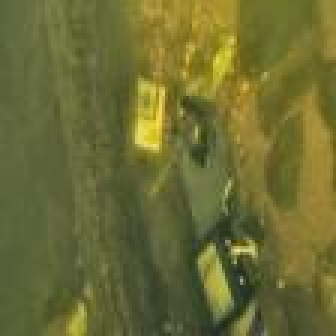
#> input picture groundtruth_test/10_img_.jpg, 112 x 112 px, given as the content of the folder D:/github/MSR-D-enhance-underwater-image/test90_FullA, which was not available (shown 3 times larger)
$ python water-net-enhanced-qualify.py   (older library calls are emulated)
#> lines starting #> are read from the running program, lines starting #| are printed output that depends on the picture; long printed decimals are rounded; pictures that were not available may be replaced by others from this repository, and a replacement may not be noted
### psnr.py
"""
Video Quality Metrics
Copyright (c) 2014 Alex Izvorski <aizvorski@gmail.com>

This program is free software: you can redistribute it and/or modify
it under the terms of the GNU General Public License as published by
the Free Software Foundation, either version 3 of the License, or
(at your option) any later version.

This program is distributed in the hope that it will be useful,
but WITHOUT ANY WARRANTY; without even the implied warranty of
MERCHANTABILITY or FITNESS FOR A PARTICULAR PURPOSE.  See the
GNU General Public License for more details.

You should have received a copy of the GNU General Public License
along with this program.  If not, see <http://www.gnu.org/licenses/>.
"""

import numpy as np
import math

# [6 lines of commented-out code are left out]

def psnr(img1,img2):
    diff = np.float64((img1-img2) ** 2)
    mse = np.mean(diff)
    if mse == 0:
        return 100
    PIXEL_MAX = 255.0
    return 20 * np.log10(PIXEL_MAX/np.sqrt(mse))

# [7 lines left out: function MSE, not called in this run]

### ssim.py
"""
Video Quality Metrics
Copyright (c) 2014 Alex Izvorski <aizvorski@gmail.com>

This program is free software: you can redistribute it and/or modify
it under the terms of the GNU General Public License as published by
the Free Software Foundation, either version 3 of the License, or
(at your option) any later version.

This program is distributed in the hope that it will be useful,
but WITHOUT ANY WARRANTY; without even the implied warranty of
MERCHANTABILITY or FITNESS FOR A PARTICULAR PURPOSE.  See the
GNU General Public License for more details.

You should have received a copy of the GNU General Public License
along with this program.  If not, see <http://www.gnu.org/licenses/>.
"""

import numpy
from scipy.ndimage import gaussian_filter

from numpy.lib.stride_tricks import as_strided as ast

"""
Hat tip: http://stackoverflow.com/a/5078155/1828289
"""
# [25 lines left out: functions block_view, ssim, not called in this run]

# FIXME there seems to be a problem with this code
def ssim_exact(img1, img2, sd=1.5, C1=0.01**2, C2=0.03**2):

    mu1 = gaussian_filter(img1, sd)
    mu2 = gaussian_filter(img2, sd)
    mu1_sq = mu1 * mu1
    mu2_sq = mu2 * mu2
    mu1_mu2 = mu1 * mu2
    sigma1_sq = gaussian_filter(img1 * img1, sd) - mu1_sq
    sigma2_sq = gaussian_filter(img2 * img2, sd) - mu2_sq
    sigma12 = gaussian_filter(img1 * img2, sd) - mu1_mu2

    ssim_num = ((2 * mu1_mu2 + C1) * (2 * sigma12 + C2))

    ssim_den = ((mu1_sq + mu2_sq + C1) * (sigma1_sq + sigma2_sq + C2))

    ssim_map = ssim_num / ssim_den
    return numpy.mean(ssim_map)

### uqim_utils.py
from scipy import ndimage
from PIL import Image
import numpy as np
import math


def _uiconm(x, window_size):
    """
      Underwater image contrast measure
      https://github.com/tkrahn108/UIQM/blob/master/src/uiconm.cpp
      https://ieeexplore.ieee.org/abstract/document/5609219
    """
    plip_lambda = 1026.0
    plip_gamma  = 1026.0
    plip_beta   = 1.0
    plip_mu     = 1026.0
    plip_k      = 1026.0
    # if 4 blocks, then 2x2...etc.
    k1 = x.shape[1]/window_size
    k2 = x.shape[0]/window_size
    # weight
    w = -1./(k1*k2)
    blocksize_x = window_size
    blocksize_y = window_size
    # make sure image is divisible by window_size - doesn't matter if we cut out some pixels
    x = x[0:int(blocksize_y*k2), 0:int(blocksize_x*k1)]
    # entropy scale - higher helps with randomness
    alpha = 1
    val = 0
    k1 = int(k1)
    k2 = int(k2)
    for l in range(k1):
        for k in range(k2):
            block = x[k*window_size:window_size*(k+1), l*window_size:window_size*(l+1), :]
            max_ = np.max(block)
            min_ = np.min(block)
            top = max_-min_
            bot = max_+min_
            if math.isnan(top) or math.isnan(bot) or bot == 0.0 or top == 0.0: val += 0.0
            else: val += alpha*math.pow((top/bot),alpha) * math.log(top/bot)
            #try: val += plip_multiplication((top/bot),math.log(top/bot))
    return w*val

def mu_a(x, alpha_L=0.1, alpha_R=0.1):
    """
      Calculates the asymetric alpha-trimmed mean
    """
    # sort pixels by intensity - for clipping
    x = sorted(x)
    # get number of pixels
    K = len(x)
    # calculate T alpha L and T alpha R
    T_a_L = math.ceil(alpha_L*K)
    T_a_R = math.floor(alpha_R*K)
    # calculate mu_alpha weight
    weight = (1/(K-T_a_L-T_a_R))
    # loop through flattened image starting at T_a_L+1 and ending at K-T_a_R
    s   = int(T_a_L+1)
    e   = int(K-T_a_R)
    val = sum(x[s:e])
    val = weight*val
    return val

def s_a(x, mu):
    val = 0
    for pixel in x:
        val += math.pow((pixel-mu), 2)
    return val/len(x)


def _uicm(x):
    R = x[:,:,0].flatten()
    G = x[:,:,1].flatten()
    B = x[:,:,2].flatten()
    RG = R-G
    YB = ((R+G)/2)-B
    mu_a_RG = mu_a(RG)
    mu_a_YB = mu_a(YB)
    s_a_RG = s_a(RG, mu_a_RG)
    s_a_YB = s_a(YB, mu_a_YB)
    l = math.sqrt( (math.pow(mu_a_RG,2)+math.pow(mu_a_YB,2)) )
    r = math.sqrt(s_a_RG+s_a_YB)
    return (-0.0268*l)+(0.1586*r)


def sobel(x):
    dx = ndimage.sobel(x,0)
    dy = ndimage.sobel(x,1)
    mag = np.hypot(dx, dy)
    mag *= 255.0 / np.max(mag)
    return mag

def _uism(x):
    """
      Underwater Image Sharpness Measure
    """
    # get image channels
    R = x[:,:,0]
    G = x[:,:,1]
    B = x[:,:,2]
    # first apply Sobel edge detector to each RGB component
    Rs = sobel(R)
    Gs = sobel(G)
    Bs = sobel(B)
    # multiply the edges detected for each channel by the channel itself
    R_edge_map = np.multiply(Rs, R)
    G_edge_map = np.multiply(Gs, G)
    B_edge_map = np.multiply(Bs, B)
    # get eme for each channel
    r_eme = eme(R_edge_map, 10)
    g_eme = eme(G_edge_map, 10)
    b_eme = eme(B_edge_map, 10)
    # coefficients
    lambda_r = 0.299
    lambda_g = 0.587
    lambda_b = 0.144
    return (lambda_r*r_eme) + (lambda_g*g_eme) + (lambda_b*b_eme)


def eme(x, window_size):
    """
      Enhancement measure estimation
      x.shape[0] = height
      x.shape[1] = width
    """
    # if 4 blocks, then 2x2...etc.
    k1 = x.shape[1]/window_size
    k2 = x.shape[0]/window_size
    # weight
    w = 2./(k1*k2)
    blocksize_x = window_size
    blocksize_y = window_size
    # make sure image is divisible by window_size - doesn't matter if we cut out some pixels
    x = x[0:int(blocksize_y*k2), 0:int(blocksize_x*k1)]
    val = 0
    k1 = int(k1)
    k2 = int(k2)
    for l in range(k1):
        for k in range(k2):
            block = x[k*window_size:window_size*(k+1), l*window_size:window_size*(l+1)]
            max_ = np.max(block)
            min_ = np.min(block)
            # bound checks, can't do log(0)
            if min_ == 0.0: val += 0
            elif max_ == 0.0: val += 0
            else: val += math.log(max_/min_)
    return w*val


def getUIQM(x):
    """
      Function to return UIQM to be called from other programs
      x: image
    """
    x = x.astype(np.float32)
    ### UCIQE: https://ieeexplore.ieee.org/abstract/document/7300447
    #c1 = 0.4680; c2 = 0.2745; c3 = 0.2576
    ### UIQM https://ieeexplore.ieee.org/abstract/document/7305804
    c1 = 0.0282; c2 = 0.2953; c3 = 3.5753
    uicm   = _uicm(x)
    uism   = _uism(x)
    uiconm = _uiconm(x, 10)
    uiqm = (c1*uicm) + (c2*uism) + (c3*uiconm)
    return uiqm

### water-net-enhanced-qualify.py
import psnr
import ssim
import os
import sys
import cv2
import scipy.misc
import numpy
import uqim_utils

#author：yetian
#time：2020/12/7

# ref_file = r'sample1.jpg'
# dist_file = r'sample1_tmp.jpg'

ref_path = r'D:\underwaterImageDateset\test-90\groundtruth_test' #参考图像目录

#dist_path =r'D:\python_code\Single-Underwater-Image-Enhancement-and-Color-Restoration-master\Underwater Image Color Restoration\UDCP\OutputImages' #测试图像目录
#dist_path = r'D:\python_code\Single-Underwater-Image-Enhancement-and-Color-Restoration-master\Underwater-Image-Enhancement-based-on-Fusion-Python-main\OutputImages'
#dist_path = r'D:\water-net-result\sample'
dist_path = r'D:\github\MSR-D-enhance-underwater-image\test90_FullA'

def cv_show(img,name):
    cv2.imshow(img,name)
    cv2.waitKey(0)
    cv2.destroyAllWindows()

ref_filelist = os.listdir(ref_path) #参考图像文件列表
dist_filelist = os.listdir(dist_path) #测试图像文件列表

save_file = 'OURS1_test90_2020_1_20_2.txt'
psnr_list=[]
ssim_list=[]
uiqm_list=[]

for dist_file in dist_filelist: #遍历
    dist_file_dir = os.path.join(dist_path,dist_file) #参考文件绝对路径

    if os.path.isdir(dist_file_dir): #如果是文件夹，跳过
        continue

    dist_img = scipy.misc.imread(dist_file_dir, flatten=True).astype(numpy.float32)
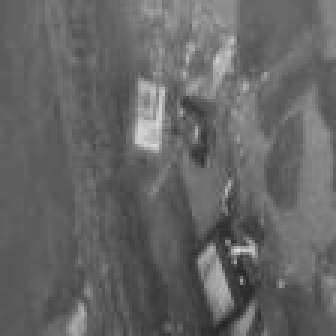
#> dist_img: shape (112, 112) float32 (shown 3 times larger); min 36.27, max 219.2, mean 101.4

    #filename = os.path.splitext(dist_file)[0] + os.path.splitext(dist_file)[1]  #ref filename
    filename = os.path.splitext(dist_file)[0] + '.jpg'  #ref filename

    ref_img = scipy.misc.imread(ref_path + '\\' + filename ,flatten=True).astype(numpy.float32) #读取参考图像对应的测试图像

    psnr_data = psnr.psnr(ref_img,dist_img) #psnr指标
#> in psnr, `diff = np.float64((img1-img2) ** 2)`: diff: shape (112, 112) float64; every value is 0
#> in psnr, `mse = np.mean(diff)`: mse = 0
#> psnr_data = 100
    ssim_data = ssim.ssim_exact(ref_img/255,dist_img/255) #ssim指标
#> in ssim_exact, `mu1_sq = mu1 * mu1`:
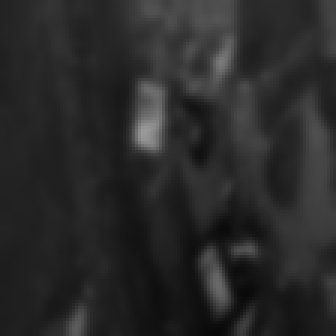
#> mu1_sq: shape (112, 112) float32 (shown 3 times larger); min 0.036, max 0.604, mean 0.164
#> in ssim_exact, `ssim_num = ((2 * mu1_mu2 + C1) * (2 * sigma12 + C2))`:
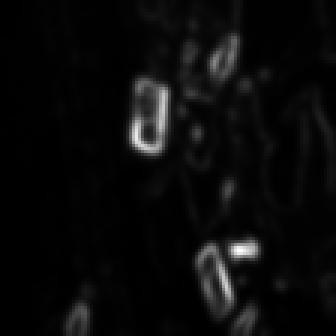
#> ssim_num: shape (112, 112) float32 (shown 3 times larger); min 0.000128, max 0.0439, mean 0.002; drawn with min black and max white
#> in ssim_exact, `ssim_map = ssim_num / ssim_den`: ssim_map: shape (112, 112) float32; every value is 1
#> ssim_data = 1

    dist_img = cv2.imread(dist_path + '\\' + os.path.splitext(dist_file)[0]+'.jpg') #UIQM指标
#> dist_img: shape (112, 112, 3)
    uiqm_data = uqim_utils.getUIQM(dist_img) #UIQM
#> in _uicm, `R = x[:,:,0].flatten()`: R = 12544 values, max 148 at index 9375, min 0 at index 9038, mean 51.8
#> in _uicm, `G = x[:,:,1].flatten()`: G = 12544 values, max 228 at index 9375, min 42 at index 12170, mean 107.9
#> in _uicm, `B = x[:,:,2].flatten()`: B = 12544 values, max 245 at index 4644, min 32 at index 12170, mean 107.8
#> in _uicm, `RG = R-G`: RG = 12544 values, max -7 at index 10944, min -161 at index 5090, mean -56.08
#> in _uicm, `YB = ((R+G)/2)-B`: YB = 12544 values, max 12 at index 10592, min -97 at index 4867, mean -27.91
#> in mu_a, `x = sorted(x)`: x = 12544 values from -161 to -7
#> in mu_a, `K = len(x)`: K = 12544
#> in mu_a, `T_a_L = math.ceil(alpha_L*K)`: T_a_L = 1255
#> in mu_a, `T_a_R = math.floor(alpha_R*K)`: T_a_R = 1254
#> in mu_a, `weight = (1/(K-T_a_L-T_a_R))`: weight = 9.97e-05
#> in mu_a, `s   = int(T_a_L+1)`: s = 1256
#> in mu_a, `e   = int(K-T_a_R)`: e = 11290
#> in mu_a, `val = sum(x[s:e])`: val = -542426
#> in mu_a, `val = weight*val`: val = -54.05
#> in _uicm, `mu_a_YB = mu_a(YB)`: mu_a_YB = -25.82
#> the loop in s_a, `for pixel in x:` made 12544 passes
#> (pixel, val) on passes 1 to 3: (-43, 122.2), (-43, 244.4), (-43, 366.5)
#> after the loop in s_a, `for pixel in x:`: val = 5333210.5
#> in _uicm, `s_a_RG = s_a(RG, mu_a_RG)`: s_a_RG = 425.2
#> the loop in s_a (call 2), `for pixel in x:` made 12544 passes
#> (pixel, val) on passes 1 to 3: (-10.5, 234.6), (-10.5, 469.2), (-12.5, 646.6)
#> in _uicm, `s_a_YB = s_a(YB, mu_a_YB)`: s_a_YB = 365.6
#> in _uicm, `l = math.sqrt( (math.pow(mu_a_RG,2)+math.pow(mu_a_YB,2)) )`: l = 59.9
#> in _uicm, `r = math.sqrt(s_a_RG+s_a_YB)`: r = 28.12
#> in getUIQM, `uicm   = _uicm(x)`: uicm = 2.85
#> in _uism, `R = x[:,:,0]`:
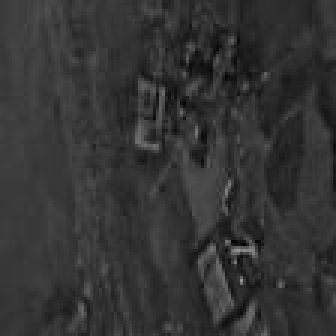
#> R: shape (112, 112) float32 (shown 3 times larger); min 0, max 148, mean 51.8
#> in sobel (call 2), `dx = ndimage.sobel(x,0)`:
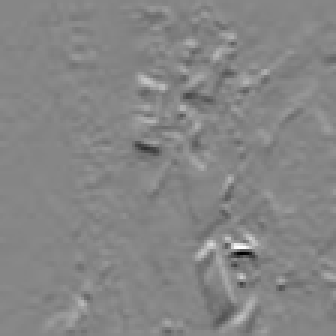
#> dx: shape (112, 112) float32 (shown 3 times larger); min -518, max 464, mean -2.1; drawn with min black and max white
#> in sobel (call 2), `dy = ndimage.sobel(x,1)`:
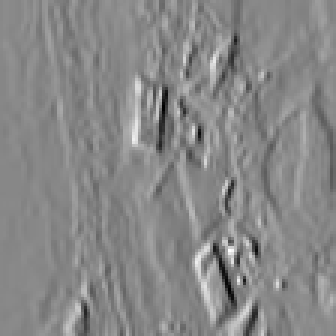
#> dy: shape (112, 112) float32 (shown 3 times larger); min -449, max 396, mean 1.1; drawn with min black and max white
#> in _uism, `G_edge_map = np.multiply(Gs, G)`:
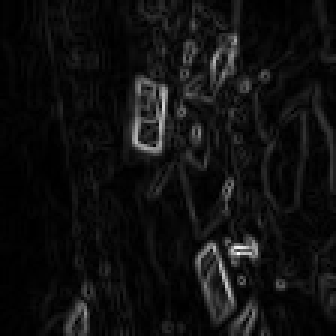
#> G_edge_map: shape (112, 112) float32 (shown 3 times larger); min 0, max 42267.9, mean 2706.6; drawn with min black and max white
#> after the loop in eme, `for l in range(k1):`: val = 392.1
#> in _uism, `r_eme = eme(R_edge_map, 10)`: r_eme = 6.25
#> in _uism, `g_eme = eme(G_edge_map, 10)`: g_eme = 6.09
#> in _uism, `b_eme = eme(B_edge_map, 10)`: b_eme = 6.2
#> in getUIQM, `uism   = _uism(x)`: uism = 6.34
#> after the loop in _uiconm, `for l in range(k1):`: val = -33.89
#> in getUIQM, `uiconm = _uiconm(x, 10)`: uiconm = 0.27
#> in getUIQM, `uiqm = (c1*uicm) + (c2*uism) + (c3*uiconm)`: uiqm = 2.92
#> uiqm_data = 2.92

    print("img:" + str(filename)+" psnr:" + str(psnr_data) + " ssim:"+str(ssim_data)+ " UIQM:" + str(uiqm_data))
#| img:10_img_.jpg psnr:100 ssim:1.0 UIQM:2.918
    data = str(filename)+" psnr:" + str(psnr_data) + " ssim:"+str(ssim_data)+ " UIQM:" + str(uiqm_data)

    psnr_list.append(psnr_data)
    ssim_list.append(ssim_data)
    uiqm_list.append(uiqm_data)

    average = "psnr_average:" + str(sum(psnr_list) / len(psnr_list)) + " ssim_average:" + str(sum(ssim_list)/len(ssim_list))+ " UIQM:"+ str(sum(uiqm_list)/len(uiqm_list))
    print(average)
#| psnr_average:100.0 ssim_average:1.0 UIQM:2.918

    with open(save_file,"a") as file:
        file.write(data + " "+average +'\n')

$ run again, on groundtruth_test/14_img_.jpg
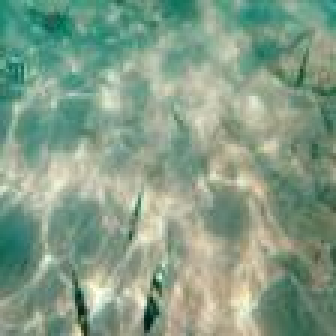
#> input picture groundtruth_test/14_img_.jpg, 112 x 112 px, given as the content of the folder D:/github/MSR-D-enhance-underwater-image/test90_FullA, which was not available (shown 3 times larger)
#> `dist_img = scipy.misc.imread(dist_file_dir, flatten=True).astype(numpy..`:
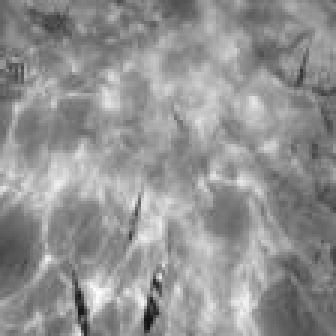
#> dist_img: shape (112, 112) float32 (shown 3 times larger); min 15.68, max 252.6, mean 146.8
#> diff: shape (112, 112) float64; every value is 0
#> mse = 0
#> psnr_data = 100
#> ssim_map: shape (112, 112) float32; every value is 1
#> ssim_data = 1
#> in _uicm, `R = x[:,:,0].flatten()`: R = 12544 values, max 240 at index 11232, min 11 at index 11674, mean 135
#> in _uicm, `G = x[:,:,1].flatten()`: G = 12544 values, max 255 at index 10783, min 24 at index 12145, mean 156.7
#> in _uicm, `B = x[:,:,2].flatten()`: B = 12544 values, max 255 at index 10783, min 0 at index 804, mean 131.9
#> RG = 12544 values, max -5 at index 5152, min -49 at index 10945, mean -21.74
#> YB = 12544 values, max 100.5 at index 1028, min -40.5 at index 10945, mean 13.97
#> in mu_a, `x = sorted(x)`: x = 12544 values from -49 to -5
#> K = 12544
#> T_a_L = 1255
#> T_a_R = 1254
#> weight = 9.97e-05
#> s = 1256
#> e = 11290
#> in mu_a, `val = sum(x[s:e])`: val = -217344
#> in mu_a, `val = weight*val`: val = -21.66
#> mu_a_YB = 12.02
#> the loop in s_a, `for pixel in x:` made 12544 passes
#> (pixel, val) on passes 1 to 3: (-27, 28.53), (-26, 47.38), (-23, 49.18)
#> after the loop in s_a, `for pixel in x:`: val = 287969.4
#> s_a_RG = 22.96
#> the loop in s_a (call 2), `for pixel in x:` made 12544 passes
#> (pixel, val) on passes 1 to 3: (89.5, 6003.1), (87, 11625.1), (80.5, 16314.6)
#> s_a_YB = 625.4
#> l = 24.77
#> r = 25.46
#> uicm = 3.37
#> in _uism, `R_edge_map = np.multiply(Rs, R)`:
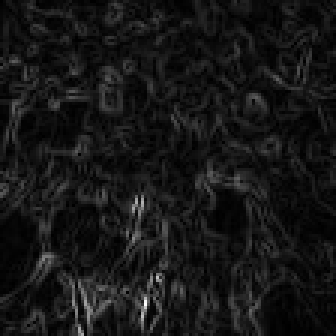
#> R_edge_map: shape (112, 112) float32 (shown 3 times larger); min 0, max 44927.1, mean 3960.7; drawn with min black and max white
#> after the loop in eme, `for l in range(k1):`: val = 428.9
#> r_eme = 6.84
#> g_eme = 7.03
#> b_eme = 6.6
#> uism = 7.12
#> after the loop in _uiconm, `for l in range(k1):`: val = -38.63
#> uiconm = 0.308
#> uiqm = 3.3
#| img:14_img_.jpg psnr:100 ssim:1.0 UIQM:3.299
#| psnr_average:100.0 ssim_average:1.0 UIQM:3.299

$ run again, on groundtruth_test/15_img_.jpg
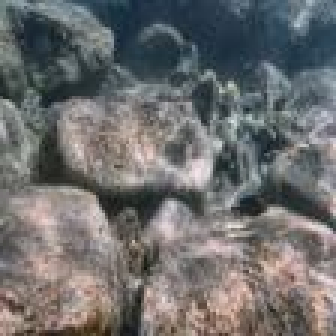
#> input picture groundtruth_test/15_img_.jpg, 112 x 112 px, given as the content of the folder D:/github/MSR-D-enhance-underwater-image/test90_FullA, which was not available (shown 3 times larger)
#> diff: shape (112, 112) float64; every value is 0
#> mse = 0
#> psnr_data = 100
#> in ssim_exact, `ssim_num = ((2 * mu1_mu2 + C1) * (2 * sigma12 + C2))`:
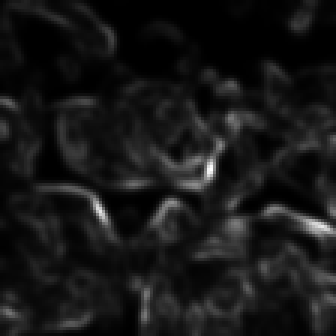
#> ssim_num: shape (112, 112) float32 (shown 3 times larger); min 6.06e-05, max 0.0851, mean 0.00781; drawn with min black and max white
#> ssim_map: shape (112, 112) float32; every value is 1
#> ssim_data = 1
#> in _uicm, `R = x[:,:,0].flatten()`: R = 12544 values, max 234 at index 6561, min 9 at index 10016, mean 109.7
#> in _uicm, `G = x[:,:,1].flatten()`: G = 12544 values, max 230 at index 8476, min 17 at index 10016, mean 109.7
#> in _uicm, `B = x[:,:,2].flatten()`: B = 12544 values, max 244 at index 6561, min 15 at index 376, mean 109.7
#> RG = 12544 values, max 23 at index 46, min -26 at index 11793, mean -0.0236
#> YB = 12544 values, max 34.5 at index 92, min -43 at index 11502, mean 0.0525
#> in mu_a, `x = sorted(x)`: x = 12544 values from -26 to 23
#> K = 12544
#> T_a_L = 1255
#> T_a_R = 1254
#> weight = 9.97e-05
#> s = 1256
#> e = 11290
#> in mu_a, `val = sum(x[s:e])`: val = -3792
#> in mu_a, `val = weight*val`: val = -0.378
#> mu_a_YB = 0.194
#> the loop in s_a, `for pixel in x:` made 12544 passes
#> (pixel, val) on passes 1 to 3: (-2, 2.63), (-2, 5.26), (0, 5.41)
#> after the loop in s_a, `for pixel in x:`: val = 789933.5
#> s_a_RG = 62.97
#> the loop in s_a (call 2), `for pixel in x:` made 12544 passes
#> (pixel, val) on passes 1 to 3: (18, 317), (18, 634.1), (18, 951.1)
#> s_a_YB = 285
#> l = 0.425
#> r = 18.65
#> uicm = 2.95
#> in _uism, `B_edge_map = np.multiply(Bs, B)`:
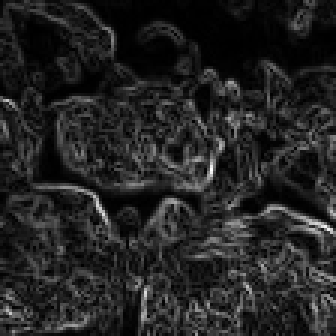
#> B_edge_map: shape (112, 112) float32 (shown 3 times larger); min 14.15, max 43273.2, mean 6074.2; drawn with min black and max white
#> after the loop in eme, `for l in range(k1):`: val = 467.6
#> r_eme = 7.46
#> g_eme = 7.71
#> b_eme = 7.92
#> uism = 7.9
#> after the loop in _uiconm, `for l in range(k1):`: val = -34.12
#> uiconm = 0.272
#> uiqm = 3.39
#| img:15_img_.jpg psnr:100 ssim:1.0 UIQM:3.387
#| psnr_average:100.0 ssim_average:1.0 UIQM:3.387

$ run again, on groundtruth_test/16_img_.jpg
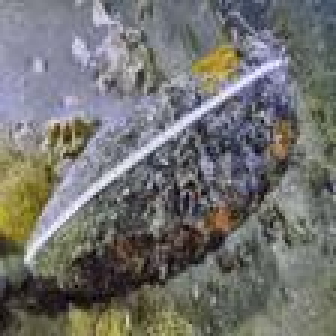
#> input picture groundtruth_test/16_img_.jpg, 112 x 112 px, given as the content of the folder D:/github/MSR-D-enhance-underwater-image/test90_FullA, which was not available (shown 3 times larger)
#> diff: shape (112, 112) float64; every value is 0
#> mse = 0
#> psnr_data = 100
#> ssim_map: shape (112, 112) float32; every value is 1
#> ssim_data = 1
#> in _uicm, `R = x[:,:,0].flatten()`: R = 12544 values, max 255 at index 2332, min 0 at index 10665, mean 111.4
#> in _uicm, `G = x[:,:,1].flatten()`: G = 12544 values, max 250 at index 8640, min 0 at index 11110, mean 114
#> in _uicm, `B = x[:,:,2].flatten()`: B = 12544 values, max 248 at index 8640, min 4 at index 11110, mean 114.3
#> RG = 12544 values, max 44 at index 3324, min -124 at index 7952, mean -2.6
#> YB = 12544 values, max 24.5 at index 108, min -84.5 at index 2423, mean -1.55
#> in mu_a, `x = sorted(x)`: x = 12544 values from -124 to 44
#> K = 12544
#> T_a_L = 1255
#> T_a_R = 1254
#> weight = 9.97e-05
#> s = 1256
#> e = 11290
#> in mu_a, `val = sum(x[s:e])`: val = -3781
#> in mu_a, `val = weight*val`: val = -0.377
#> mu_a_YB = 0.608
#> the loop in s_a, `for pixel in x:` made 12544 passes
#> (pixel, val) on passes 1 to 3: (9, 87.92), (9, 175.8), (9, 263.8)
#> after the loop in s_a, `for pixel in x:`: val = 6138058.1
#> s_a_RG = 489.3
#> the loop in s_a (call 2), `for pixel in x:` made 12544 passes
#> (pixel, val) on passes 1 to 3: (7.5, 47.5), (7.5, 95), (7.5, 142.5)
#> s_a_YB = 219.3
#> l = 0.715
#> r = 26.62
#> uicm = 4.2
#> in _uism, `G_edge_map = np.multiply(Gs, G)`:
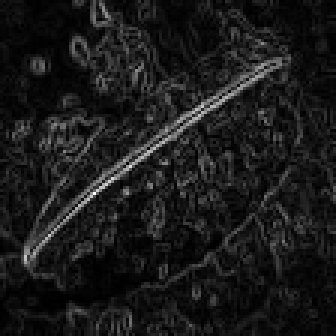
#> G_edge_map: shape (112, 112) float32 (shown 3 times larger); min 0, max 49215, mean 5152.2; drawn with min black and max white
#> after the loop in eme, `for l in range(k1):`: val = 506.9
#> r_eme = 8.08
#> g_eme = 7.77
#> b_eme = 7.72
#> uism = 8.09
#> after the loop in _uiconm, `for l in range(k1):`: val = -28.6
#> uiconm = 0.228
#> uiqm = 3.32
#| img:16_img_.jpg psnr:100 ssim:1.0 UIQM:3.322
#| psnr_average:100.0 ssim_average:1.0 UIQM:3.322
